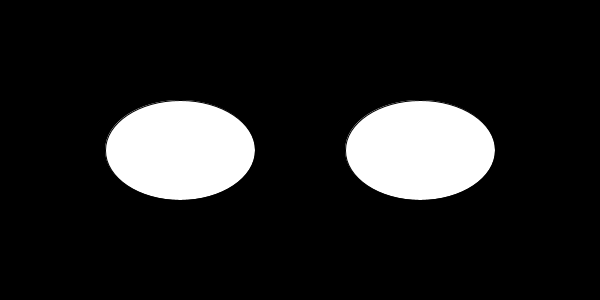
Frame 1 (no input)
Frame 60 (the mouse pressed at the canvas centre just before this capture): identical to frame 1, image omitted
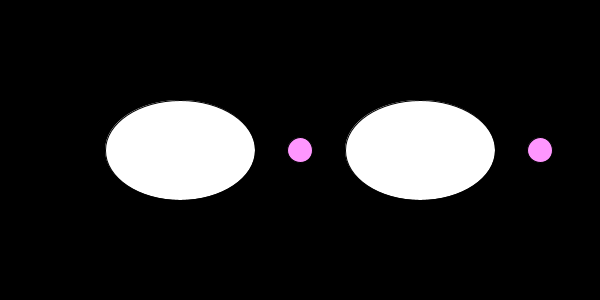
Frame 120 (the mouse held since frame 60 and released just before this capture)

The Processing sketch that drew these frames (run headless with seeded random() and noise(); from frame 60 on, the mouse is pressed at the canvas centre):

// Processing sketch: sketch_170430b
// ── sketch_170430b.pde
void setup(){
  size(600,300);
}
void draw(){
  background(0,0,0);
  fill(255,255,255);
  ellipse(180,150,150,100);
  ellipse(420,150,150,100);
   fill(mouseX,mouseY,mouseX);
    ellipse(mouseX,mouseY,25,25);
  ellipse(mouseX + 240,mouseY,25,25);
}
